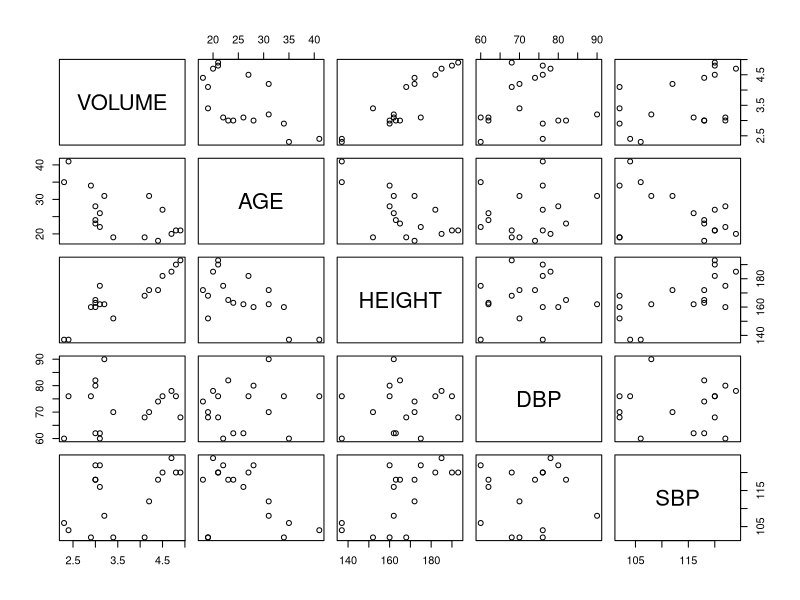
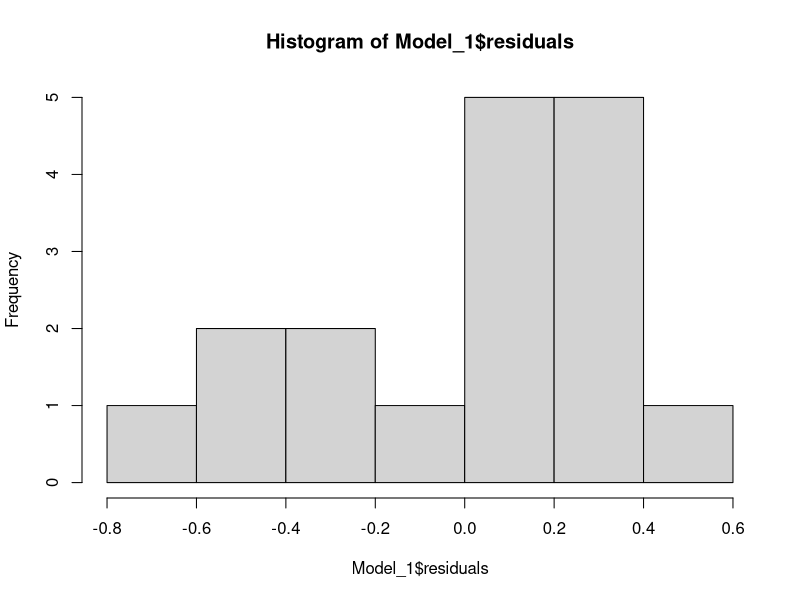
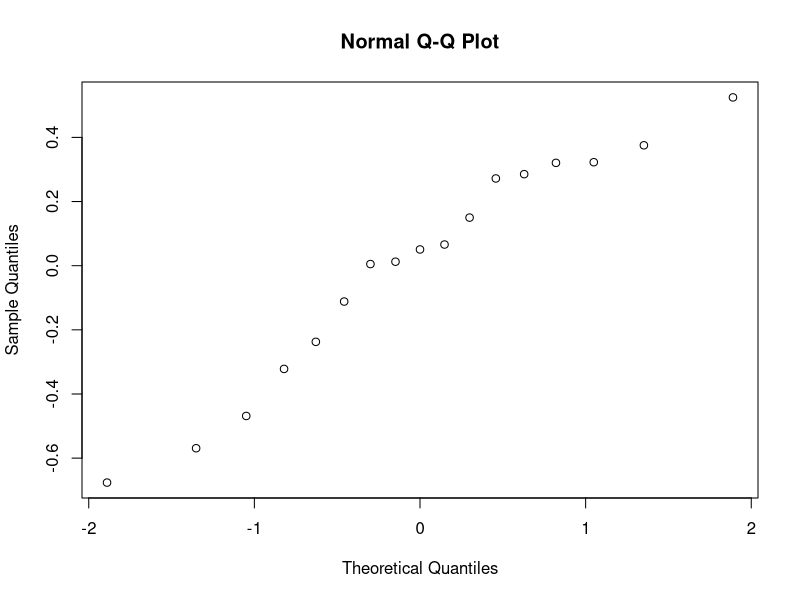
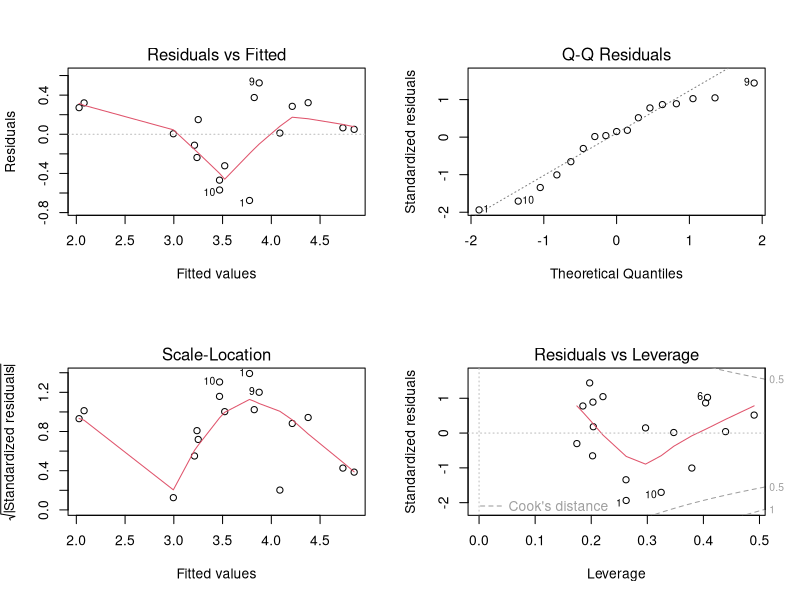

These figures' R source, in order: (Note: this script raises an error after producing the figures.)
## ---- chunk 1
#---Multiple Linear Regression--Extra Sum Of squares
rm(list=ls(all=TRUE))
AGE=c(22,19,23,31,21,41,27,26,18,34,31,28,24,20,21,19,35)
HEIGHT=c(175,152,165,162,193,137,182,162,172,160,172,160,163,185,190,168,137)
DBP=c(60,70,82,90,68,76,76,62,74,76,70,80,62,78,76,68,60)
SBP=c(122,102,118,108,120,104,120,116,118,102,112,122,118,124,120,102,106)
VOLUME=c(3.1,3.4,3,3.2,4.9,2.4,4.5,3.1,4.4,2.9,4.2,3,3,4.7,4.8,4.1,2.3)
data=data.frame(VOLUME,AGE,HEIGHT,DBP,SBP);data
plot(data)
#Fit the mlrm to the above regressor volume age on the other variable recorded.
Model_1=lm(VOLUME~AGE+HEIGHT+DBP+SBP)#FM
Model_1
############(i)########
summary(Model_1)
anova(Model_1)
#To test the DBP and SBP contributes significantly of the model
Model_2=lm(VOLUME~AGE+HEIGHT)
Model_2
summary(Model_2)
anova(Model_2)
ss_H=2.5207-1.9812
F_0=ss_H/2/0.1651
qf(0.05,2,12,lower.tail = F)
anova(Model_1,Model_2)
#To test the AGE and HEIGHT contributes significantly to test the model
Model_3=lm(VOLUME~DBP+SBP)
Model_3
summary(Model_3)
anova(Model_3)
##################(b)############################
#95%C.I.for regression coefficient
confint(Model_1,level=0.95)
######95% C.I. for mean response############
predict.lm(Model_1,interval = "confidence")
##################to check the normality##############
hist(Model_1$residuals)
qqnorm(Model_1$residuals)
ks.test(Model_1$residuals,"pnorm")
shapiro.test(Model_1$residuals)
library(nortest)
ad.test(Model_1$residuals)
par(mfrow=c(2,2))
plot(Model_1)
library(lmtest)
bptest(Model_1)
## ---- chunk 2
#----Using GLM setup-------
y=matrix(c(y),n,1,0)
x=matrix(c(rep(1,n),x1,x2,x3,x4),17,5,0) # Design Matrix
r=rankMatrix(x)
r=r[1] # rank of x
s=t(x)%*%x
beta_hat=solve(s)%*%t(x)%*%y
yhat=x%*%beta_hat
#----Using direct setup--
fit=lm(y~x1+x2+x3+x4)
summary(fit)
aov(fit)
qf(0.05,k,n-p) # table value
1-pf(14.86,k,n-p) # p value
x=model.matrix(fit) # For design matrix
y=fit$fitted.values #fitted value
e=t(y-x%*%beta_hat) #residuals
e=t(fit$residuals)
sum(e)
#-----Qb)ii)---------
fit1=lm(y~x2)
summary(fit1)
shapiro.test(e)
plot(fit)
#-----Qb)iii)
Sigma_hat2= 1.981178/12 #(Residual standard error)^2
var_beta_hat=Sigma_hat2*solve(s)
var_beta_hat
#------Qc)i)--------------
t_01= -0.01586 /sqrt( 4.308352e-04)
t_01
t_table=qt(0.025,12,lower.tail=0)
t_table
t_02= 0.05303 /sqrt(1.087487e-04)
t_02
t_03= 0.00546 /sqrt( 1.604585e-04)
t_03
t_04= -0.02956 /sqrt( 2.956476e-04)
t_04
aov(fit)
 #-----Qb)ii)---------
summary(fit1)
shapiro.test(e)
 #-----Qb)iii)
Sigma_hat2= 1.981178/12 #(Residual standard error)^2
var_beta_hat
  #------Qc)i)--------------
t_01
t_table
## ---- chunk 3
#---Multiple Linear Regression--Extra Sum Of squares Q2)
x1 =c(80,93,100,82,90,99,81,96,94,93,97,95,100,85,86,87)
x2=c(8,9,10,12,11,8,8,10,12,11,13,11,8,12,9,12)
y=c(2256,2340,2426,2293,2330,2368,2250,2409,2364,2379,2440,2364,2404,2317,2309,2328)
pairs(~y+x1+x2) #Matrix plot
fit=lm(y~x1+x2)
summary(fit)
x=model.matrix(fit) # For design matrix
s=t(x)%*%x
sigma_hat2=((16.36)^2)/13
solve(s)
var_beta_hat=sigma_hat2*solve(s)
aov(fit)
qf(0.05,k,n-p) # table value
1-pf(14.86,k,n-p) # p value
y=fit$fitted.values #fitted value
e=t(y-x%*%beta_hat) #residuals
e=t(fit$residuals)
sum(e)
solve(s)
sum(e)

## ---- chunk 4
